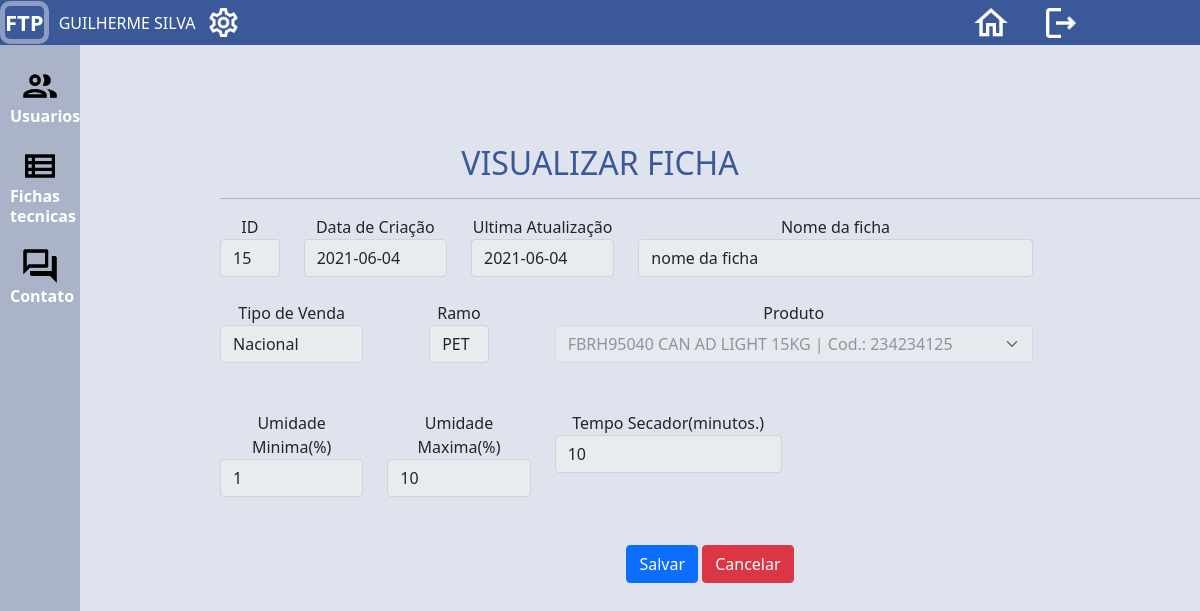
Page /paginas/admin/main.php?pagina=../cadastros/visualizar_ficha&id=15 (signed in) on the committed database.
### tables this page shows
CREATE TABLE `ficha` (
  `id` int(11) NOT NULL,
  `nome` varchar(255) DEFAULT NULL,
  `codProduto` varchar(255) DEFAULT NULL,
  `dataCriacao` date DEFAULT NULL,
  `dataAtualizacao` date DEFAULT NULL,
  `tipoVenda` int(11) DEFAULT NULL,
  `ramo` int(11) DEFAULT NULL,
  `umidadeMaxima` int(11) DEFAULT NULL,
  `secador` int(11) DEFAULT NULL,
  `umidadeMinima` int(11) DEFAULT NULL
);

### paginas/cadastros/visualizar_ficha.php (the view, shortened to what this page needs)
<?php
  $id = $_GET['id'];
  global $pdo;
  $sql = "SELECT * FROM ficha WHERE id = '$id'";
  $consulta = $pdo->query($sql);
  while ($linha = $consulta->fetch(PDO::FETCH_ASSOC)) {
    $nome = $linha['nome'];
    $dataCriacao = $linha['dataCriacao'];
    $dataAtualizacao = $linha['dataAtualizacao'];
    if($dataAtualizacao == null || $dataAtualizacao == '0000-00-00'){
        $dataAtualizacao = $dataCriacao;
    }
    $tipoVenda = $linha['tipoVenda'];
    $ramo = $linha['ramo'];
    $umidadeMinima = $linha['umidadeMinima'];
    $umidadeMaxima = $linha['umidadeMaxima'];
    $secador =  $linha['secador'];
  }
?>
<center style=" margin-top: 100px !important;">
    <h2>VISUALIZAR FICHA</h2>
    <form action="../../classes/fichas/editar_ficha.php" method="POST" style="margin-left: 220px;">
        <hr />
        <div class="row">
        <div class="form-group col-md-1"> <label for="nome">ID</label> <input type="text" class="form-control" name="id" value="<?php echo $id ?>" disabled  size="60"> </div>
        <div class="form-group col-md-2"> <label for="dataCriacao">Data de Criação</label> <input type="text" class="form-control" name="dataCriacao" value="<?php echo $dataCriacao ?>"  disabled size="60"> </div>
        <div class="form-group col-md-2"> <label for="dataCriacao">Ultima Atualização</label> <input type="text" class="form-control" name="dataAtualizacao" value="<?php echo $dataAtualizacao ?>"  disabled size="60"> </div>
        <div class="form-group col-md-5"> <label for="nome">Nome da ficha</label> <input type="text" class="form-control" name="nome" value="<?php echo $nome ?>" disabled  size="60"> </div>
        </div>
        <br>
        <div class="row">
        <?php
                    switch ($tipoVenda) {
                        case 1:
                            $vendaString = 'Nacional';
                            break;
                    }
                  ?>
        <div class="form-group col-md-2"> <label for="nome">Tipo de Venda</label> <input type="text" class="form-control" name="nome" value="<?php echo $vendaString ?>" disabled  size="60"> </div>
                <div class="form-group col-md-2">
                  <?php
                    switch ($ramo) {
                        case 1:
                            $ramoString = 'PET';
                            break;
                    }
                  ?>
                        <div class="form-group col-md-5"> <label for="nome">Ramo</label> <input type="text" class="form-control" name="nome" value="<?php echo $ramoString ?>" disabled  size="60"> </div>
                </div>
                <div class="form-group col-md-6">
                <label for="produto">Produto</label>
                    <select class="form-select" disabled aria-label="Produto" name="codProduto">
                        <?php
                            $consulta = $pdo->query("SELECT * FROM produto");
                            while ($linha = $consulta->fetch(PDO::FETCH_ASSOC)) {
                                $linha['categoria'] = ($linha['categoria'] . " | Cod.: " . $linha['codProduto']);
                                echo "<option value=" . $linha['id'] . ">" . $linha['categoria'] .  "</option>";
                            }
                        ?>
                    </select>
                </div>
            </div>
        <br><br>
        <div class="row">
            <div class="form-group col-md-2"> <label for="nome">Umidade Minima(%)</label> <input type="number" class="form-control" disabled name="umidadeMinima" value="<?php echo $umidadeMinima ?>" PLACEHOLDER=<?php echo $umidadeMinima;?>  ></div>
            <div class="form-group col-md-2"> <label for="nome">Umidade Maxima(%)</label> <input type="number" class="form-control" disabled name="umidadeMaxima" value="<?php echo $umidadeMaxima ?>"  PLACEHOLDER=<?php echo $umidadeMaxima;?>> </div>
            <div class="form-group col-md-3"> <label for="nome">Tempo Secador(minutos.)</label> <input type="number" class="form-control" disabled name="secador" value="<?php echo $secador ?>" PLACEHOLDER=<?php echo $secador;?> > </div>
        </div>
        <br><br>
        <div id="actions" class="row">
            <div class="col-md-12"> <button type="submit" class="btn btn-primary">Salvar</button>
            <a href="?pagina=../../classes/fichas/visualizar_fichas" class="btn btn-danger">Cancelar</a> </div>
        </div>
        <br>
        <br>
    </form>
</center>

### css/ftp.css (style rules this page uses)
body { background-color: #dfe3ee; width: 100%; }
a { color: white !important; text-decoration: none !important; }
h1, h2 { color: #3b5998 !important; }

### rows in the picture
ficha: dataCriacao "2021-06-04", dataAtualizacao "2021-06-04", nome "nome da ficha", nome "Nacional", nome "PET", umidadeMinima "1", umidadeMaxima "10", secador "10"

### other values in the picture
$_SESSION['nome'] "GUILHERME SILVA"
form field codProduto "FBRH95040 CAN AD LIGHT 15KG | Cod.: 234234125"
